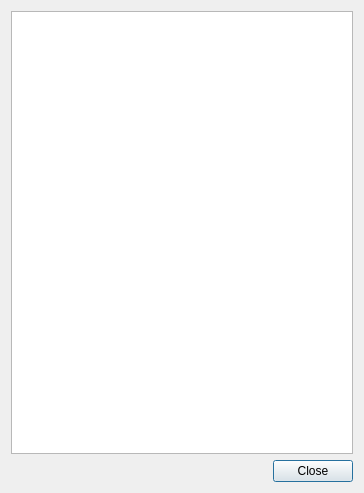
<?xml version="1.0" encoding="UTF-8"?>
<ui version="4.0">
 <class>FmDebugPlural</class>
 <widget class="QDialog" name="FmDebugPlural">
  <property name="geometry">
   <rect>
    <x>0</x>
    <y>0</y>
    <width>364</width>
    <height>493</height>
   </rect>
  </property>
  <property name="windowTitle">
   <string>Plural rule debugger</string>
  </property>
  <layout class="QVBoxLayout" name="verticalLayout">
   <item>
    <widget class="QTreeView" name="treePlural">
     <property name="indentation">
      <number>0</number>
     </property>
     <property name="uniformRowHeights">
      <bool>true</bool>
     </property>
     <attribute name="headerDefaultSectionSize">
      <number>60</number>
     </attribute>
    </widget>
   </item>
   <item>
    <widget class="QDialogButtonBox" name="buttonBox">
     <property name="standardButtons">
      <set>QDialogButtonBox::Close</set>
     </property>
    </widget>
   </item>
  </layout>
 </widget>
 <resources/>
 <connections/>
</ui>
